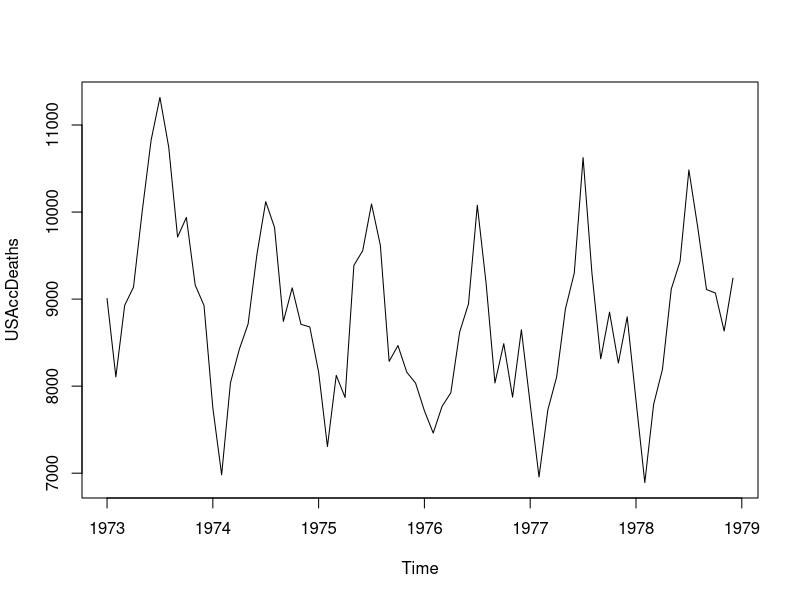
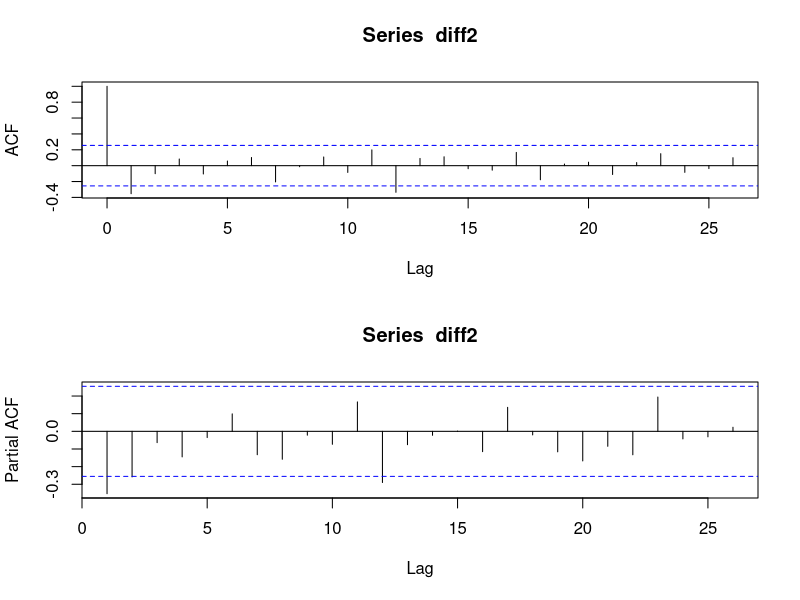
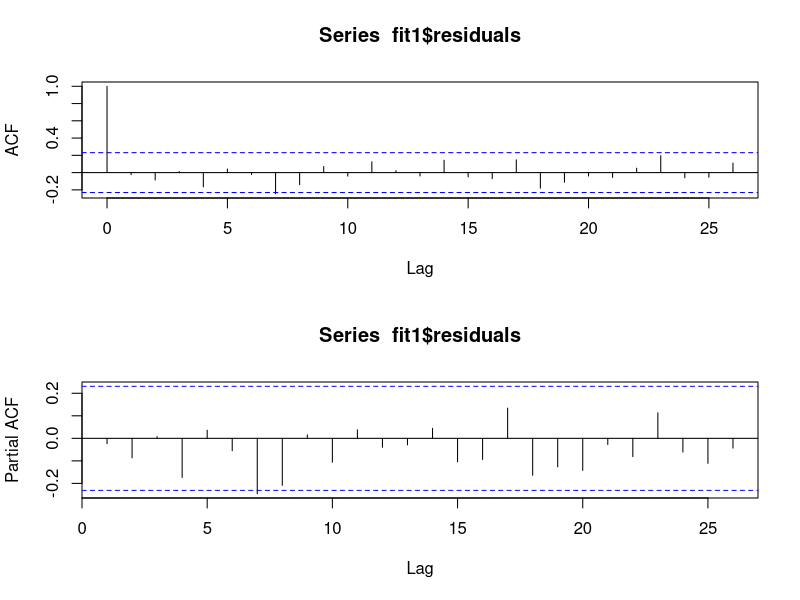
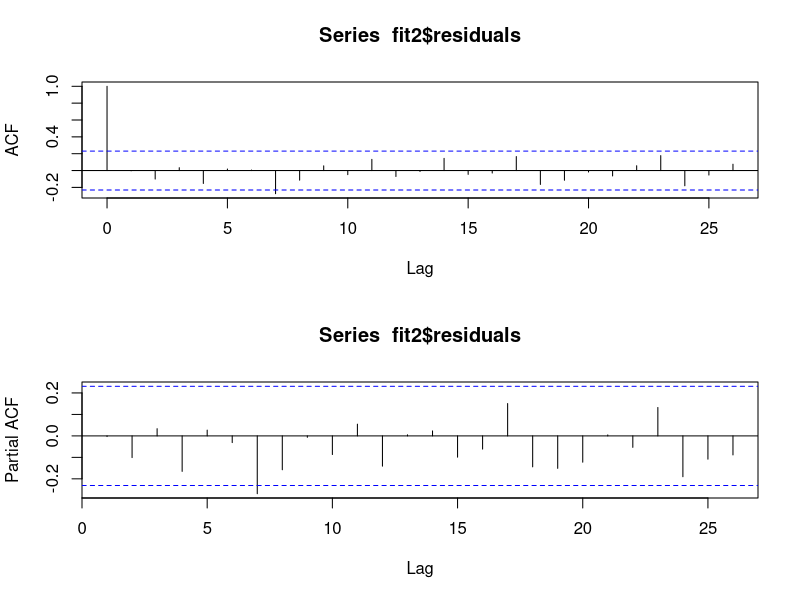
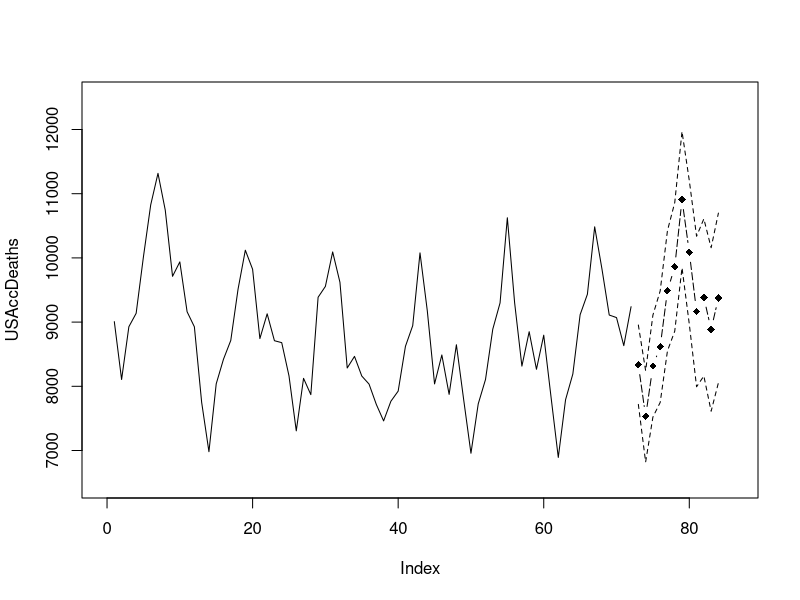
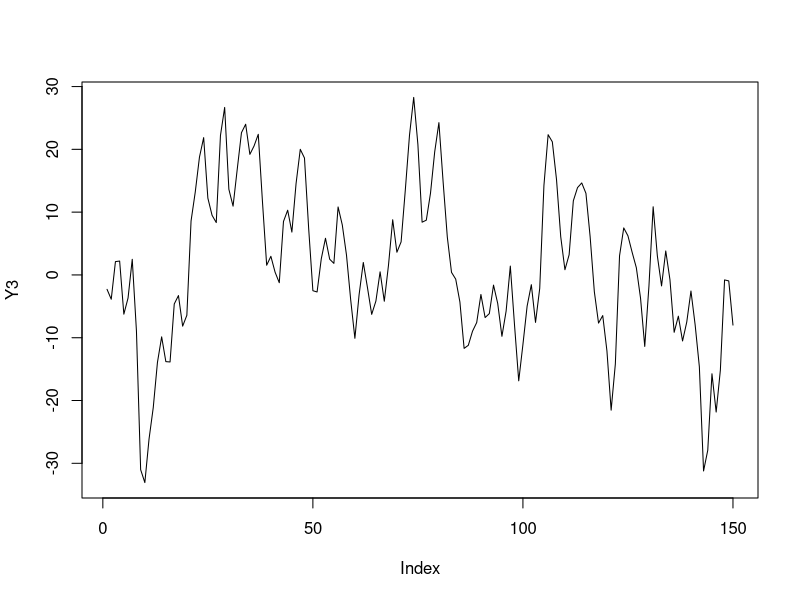
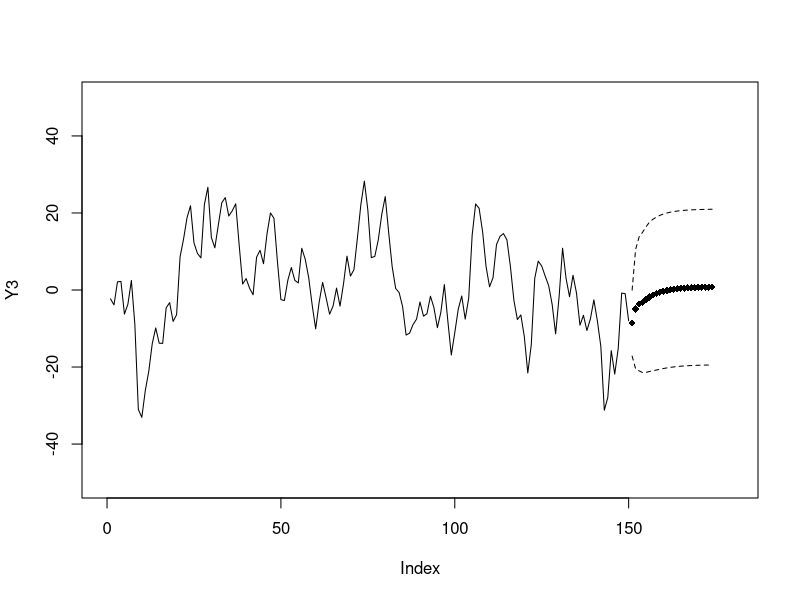
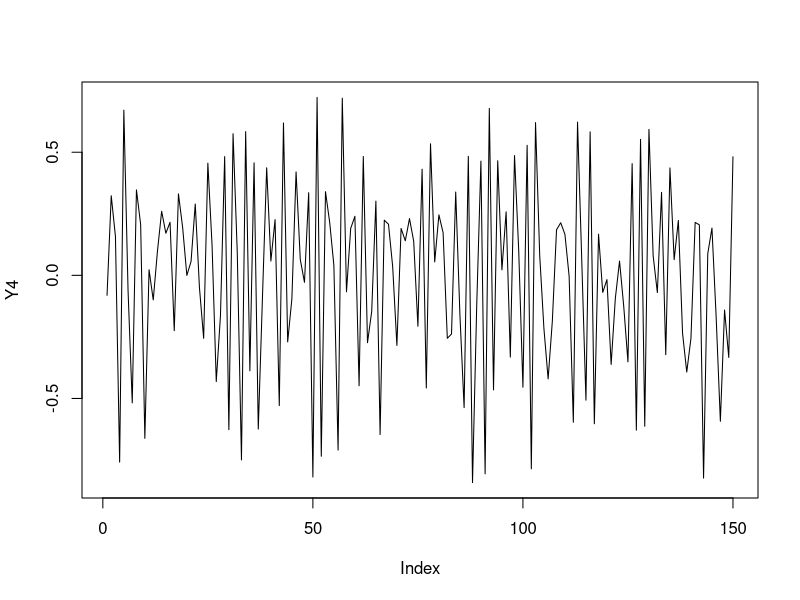

The R source for these figures, in order:
##################################################################################
##################################################################################

#### EXERCISE 1 ##################################################################

##################################################################################
##################################################################################


##### Ignore these 2 commands if data "USAccDeaths" are already into your R system
setwd("/Users/hongwei/Documents/GitHub/STAT/STAT0010_Workshop")
data <- scan(file="data1.txt")

USAccDeaths <- ts(data, freq=12, start=c(1973,1))

#################################################################################

plot(USAccDeaths,type="l")

#### It is easier for the plots that follow to use "data" rather than "USAccDeaths" 

diff1 <- diff(as.vector(USAccDeaths), lag=12)

diff2 <- diff(diff1, lag=1)

#################################################################################

par(mfrow=c(2,1))

acf(diff2, lag = 26); pacf(diff2, lag = 26)

fit1 <- arima(data, order = c(0,1,1), seasonal = list(order = c(0,1,1), period=12))

fit2 <- arima(data, order = c(0,1,1), seasonal = list(order = c(1,1,0), period=12))

fit1; fit2

acf( fit1$residuals, lag=26 ); pacf( fit1$residuals, lag=26  )

acf( fit2$residuals, lag=26 ); pacf( fit2$residuals, lag=26  )

#################################################################################
##### We can now perform forecasting!

par(mfrow = c(1,1))

fit1.for <- predict(fit1, n.ahead = 12)

plot(data, type="l", xlim=c(0,86), ylim=c(6500, 12500), ylab="USAccDeaths")

lines( fit1.for$pred, lty=5, pch=18, lwd=1, type="b")

lines( fit1.for$pred + 1.96*fit1.for$se, lty=2, pch=20, lwd=1, type="l")

lines( fit1.for$pred - 1.96*fit1.for$se, lty=2, pch=20, lwd=1, type="l")

##################################################################################
##################################################################################

#### EXERCISE 2 ##################################################################

##################################################################################
##################################################################################

#### Read the data

Y3 = as.matrix( read.table(file="series3.dat")) ### ARMA(3,1)

plot(Y3, type="l")

plot(Y3, type="l", xlim=c(0,180), ylim = c(-50,50))

fit3 <- arima(Y3, order = c(3,0,1))

fit3.f <- predict(fit3, n.ahead = 24)

lines( fit3.f$pred, lty=5, pch=18, lwd=1, type="b")

#### Superimpose 90% confidence lines

lines( fit3.f$pred + 1.645*fit3.f$se , lty=2, pch=20, lwd=1, type="l")

lines(fit3.f$pred - 1.645*fit3.f$se, lty=2, pch=20, lwd=1, type="l")

#####################

Y4 = as.matrix( read.table(file="series4.dat")) ### MA(2)

plot(Y4, type="l")

plot(Y4, type="l", xlim=c(0,170), ylim = c(-1,1))

fit4 <- arima(Y4, order = c(0,0,2))

fit4.f <- predict(fit4, n.ahead = 12)

lines( fit4.f$pred, lty=5, pch=18, lwd=1, type="b")

#### Superimpose 90% confidence lines

lines( fit4.f$pred + 1.645*fit4.f$se , lty=2, pch=20, lwd=1, type="l")

lines(fit4.f$pred - 1.645*fit4.f$se, lty=2, pch=20, lwd=1, type="l")

##################################################################################
##################################################################################

#### EXERCISE 3 ##################################################################

##################################################################################
##################################################################################

#### Principles of Model Diagnostics, Forecasting, etc. are similar for many classes of models
#### GARCH Models - install fGarch package in R
#### Download data from yahoo.finance S&P500 - last 5 years of data
#### Try to fit an ARMA type of model; it is simple Random Walk?

SP500.all <- read.csv(file="SP500.csv", header=TRUE, sep=",")

SP500 <- SP500.all[,6]

plot(log(SP500), type="l", xlab="time", ylab="S&P500")

diff.SP <- diff(log(SP500));
plot(diff.SP, type="l")

par(mfrow=c(2,1))
acf(diff.SP); pacf(diff.SP)

#### Now fit a GARCH model.

install.packages("fGarch")

library(fGarch)

GARCH1.1 <- garchFit( formula = ~ garch(1, 1), data = diff.SP, trace = F)
GARCH1.2 <- garchFit( formula = ~ garch(1, 2), data = diff.SP, trace = F)
GARCH2.1 <- garchFit( formula = ~ garch(2, 1), data = diff.SP, trace = F)
GARCH2.2 <- garchFit( formula = ~ garch(2, 2), data = diff.SP, trace = F)

par(mfrow=c(1,1))

#### Plot estimated log-variances

plot(log(GARCH1.1@h.t), type="l", xlab="time", ylab = "log-volatility")

#### Calculate relevant residuals and carry out diagnostics

res <- diff.SP/GARCH1.1@sigma.t

plot(res, type="l")

acf(res); pacf(res)

#### One can do forecasting for the log(variances) 

mu <- 7.022e-04
omega <- 4.204e-06
alpha1 <- 1.974e-01
beta1 <- 7.466e-01

Tau <- length(diff.SP)
s.sq.Tau <- GARCH1.1@h.t[length(GARCH1.1@h.t)]
n <- 12
N <- 1000

s.sq <- matrix(nrow = n, ncol = N) 

s.sq[1,] <- rep( omega + alpha1*(diff.SP[Tau]-mu)^2 + beta1*s.sq.Tau , N )

for (i in 2:n) {
  
  y <- rnorm(N,0,sqrt(s.sq[i-1,]))
  
  s.sq[i,] <- omega + alpha1*y^2 + beta1*s.sq[i-1,]
  
}

#### Plot forecasts and CIs

plot(log(GARCH1.1@h.t), type="l", xlim = c(0,1350), xlab="time", ylab="log-volatility")

lines( (Tau+1):(Tau+n), rowMeans(log(s.sq)), lty=5, pch=18, lwd=1, type="b")

CI <- apply(log(s.sq), 1, quantile, probs = c(0.10, 0.90))

lines( (Tau+1):(Tau+n), CI[1,], lty=2, pch=20, lwd=1, type="l")

lines( (Tau+1):(Tau+n), CI[2,], lty=2, pch=20, lwd=1, type="l")

##################################################################################
##################################################################################
